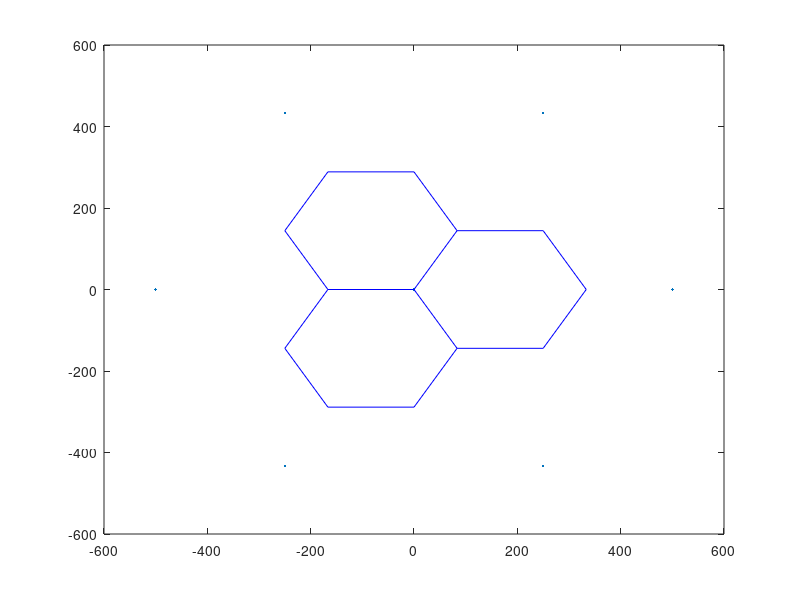

This chart was generated by the following MATLAB code: (Note: this script raises an error after producing the figure.)
function [SectorLocation,LabelLocation,NumSectors] = GenerateSectorLoc()

InterSiteDist = 500; % m
r = InterSiteDist/3; % radius of the sector eNodeB cell
NumSiteRings = 1; % 0 ring->1 BS site, 1 ring->7 BS sites, 2 ring->19 BS sites, 3 ring->37 BS sites
rBorder = NumSiteRings*3*r+2*r; % radius of considered area

%%sector location and boresight
if NumSiteRings==0
    Sites=[0,0];%x,y coordinate of all Sites
elseif NumSiteRings==1
    Sites=zeros(7,2);
    ang=0:60:300;
    Sites(2:7,1)=3*r.*cosd(ang);
    Sites(2:7,2)=3*r.*sind(ang);
elseif NumSiteRings==2
    Sites=zeros(19,2);
    ang=0:60:300;
    Sites(2:7,1)=3*r.*cosd(ang);
    Sites(2:7,2)=3*r.*sind(ang);
    Sites(8:2:18,1)=6*r.*cosd(ang);
    Sites(8:2:18,2)=6*r.*sind(ang);  
    ang=30:60:330;
    Sites(9:2:19,1)=3*sqrt(3)*r.*cosd(ang);
    Sites(9:2:19,2)=3*sqrt(3)*r.*sind(ang);      
elseif NumSiteRings==3
    ;
end

Sites;
NumSites=size(Sites,1);

figure;
plot(Sites(:,1),Sites(:,2),'.')
hold on;
LabelLocation = zeros(3*NumSites,2);
for p=1:NumSites
    %%%plot parallel lines: 60 degree lines
    plot([Sites(p,1) Sites(p,1)+r*cosd(60)],[Sites(p,2) Sites(p,2)+r*sind(60)],'-b')
    plot([Sites(p,1) Sites(p,1)+r*cosd(60)]-1.5*r,[Sites(p,2) Sites(p,2)+r*sind(60)]+sqrt(3)/2*r,'-b')
    plot([Sites(p,1) Sites(p,1)+r*cosd(60)]+1.5*r,[Sites(p,2) Sites(p,2)+r*sind(60)]-sqrt(3)/2*r,'-b')
    plot([Sites(p,1) Sites(p,1)+r*cosd(60)]-1.5*r,[Sites(p,2) Sites(p,2)+r*sind(60)]-sqrt(3)/2*r,'-b')
    plot([Sites(p,1) Sites(p,1)+r*cosd(60)],[Sites(p,2) Sites(p,2)+r*sind(60)]-sqrt(3)*r,'-b')

    %%%plot parallel lines: 180 degree lines
    plot([Sites(p,1) Sites(p,1)+r*cosd(180)],[Sites(p,2) Sites(p,2)+r*sind(180)],'-b')
    plot([Sites(p,1) Sites(p,1)+r*cosd(180)],[Sites(p,2) Sites(p,2)+r*sind(180)]+sqrt(3)*r,'-b')
    plot([Sites(p,1) Sites(p,1)+r*cosd(180)],[Sites(p,2) Sites(p,2)+r*sind(180)]-sqrt(3)*r,'-b')
    plot([Sites(p,1) Sites(p,1)+r*cosd(180)]+1.5*r,[Sites(p,2) Sites(p,2)+r*sind(180)]+sqrt(3)/2*r,'-b')
    plot([Sites(p,1) Sites(p,1)+r*cosd(180)]+1.5*r,[Sites(p,2) Sites(p,2)+r*sind(180)]-sqrt(3)/2*r,'-b')
    
    %%%plot parallel lines: 300 degree lines  
    plot([Sites(p,1) Sites(p,1)+r*cosd(300)],[Sites(p,2) Sites(p,2)+r*sind(300)],'-b')
    plot([Sites(p,1) Sites(p,1)+r*cosd(300)]-1.5*r,[Sites(p,2) Sites(p,2)+r*sind(300)]-sqrt(3)/2*r,'-b')
    plot([Sites(p,1) Sites(p,1)+r*cosd(300)]+1.5*r,[Sites(p,2) Sites(p,2)+r*sind(300)]+sqrt(3)/2*r,'-b')
    plot([Sites(p,1) Sites(p,1)+r*cosd(300)]-1.5*r,[Sites(p,2) Sites(p,2)+r*sind(300)]+sqrt(3)/2*r,'-b')
    plot([Sites(p,1) Sites(p,1)+r*cosd(300)],[Sites(p,2) Sites(p,2)+r*sind(300)]+sqrt(3)*r,'-b')
    
    %%%plot the sector arrow
    arrow3(Sites(p,:),Sites(p,:)+[0.4*r 0],[],2.5,1.5);%s,W,H  see arrow3 for their meaning
    arrow3(Sites(p,:),Sites(p,:)+0.4*r*[cosd(120) sind(120)],[],2.5,1.5);%s,W,H  see arrow3 for their meaning
    arrow3(Sites(p,:),Sites(p,:)+0.4*r*[cosd(240) sind(240)],[],2.5,1.5);%s,W,H  see arrow3 for their meaning

    %%%label the three sectors at each site
    LabelLocation(3*(p-1)+1,:) = [Sites(p,1)+r,Sites(p,2)];
    LabelLocation(3*(p-1)+2,:) = [Sites(p,1)-0.5*r,Sites(p,2)+sqrt(3)/2*r];
    LabelLocation(3*(p-1)+3,:) = [Sites(p,1)-0.5*r,Sites(p,2)-sqrt(3)/2*r];
    text(Sites(p,1)+0.75*r,Sites(p,2),sprintf('%d',3*(p-1)+1),'FontSize',15);
    text(Sites(p,1)-0.75*r,Sites(p,2)+0.75*r,sprintf('%d',3*(p-1)+2),'FontSize',15);
    text(Sites(p,1)-0.75*r,Sites(p,2)-0.75*r,sprintf('%d',3*(p-1)+3),'FontSize',15);
end
axis equal tight
xlim([-rBorder,rBorder]);
ylim([-rBorder,rBorder]);
xlabel('x (m)','Fontsize',30);
ylabel('y (m)','Fontsize',30);
set(gcf,'Color','w')
set(gca,'FontSize',15);
axis image
set(gca,'xtick',[])
set(gca,'ytick',[])
set(gca,'Visible','off') %// handy for printing the image
%axis equal

%%% sign: site %%%
hold on
plot(Sites(1,1)+1.4*r,Sites(1,2)+0.3*r,'k^','MarkerFaceColor','r','MarkerSize',10);
text(Sites(4,1)-2.5*r,Sites(4,2)+0.65*r,sprintf('site'),'FontSize',20,'Color','r')
% for mainSignalPowerScalingLawinSingleCell.m
% hold on
% plot(60,-4.3,'b^','MarkerFaceColor','b','MarkerSize',10); % UEidx = 500

NumSectors = 3*NumSites;
SectorLocation = zeros(NumSectors,2);
for p = 1:NumSites
    SectorLocation(3*(p-1)+1:3*p,:) = repmat( Sites(p,:),[3 1]);
end
SectorLocation;
Boresight = zeros(NumSectors,1); %%degree
Boresight(2:3:end) = 120;
Boresight(3:3:end) = -120;
Boresight;

